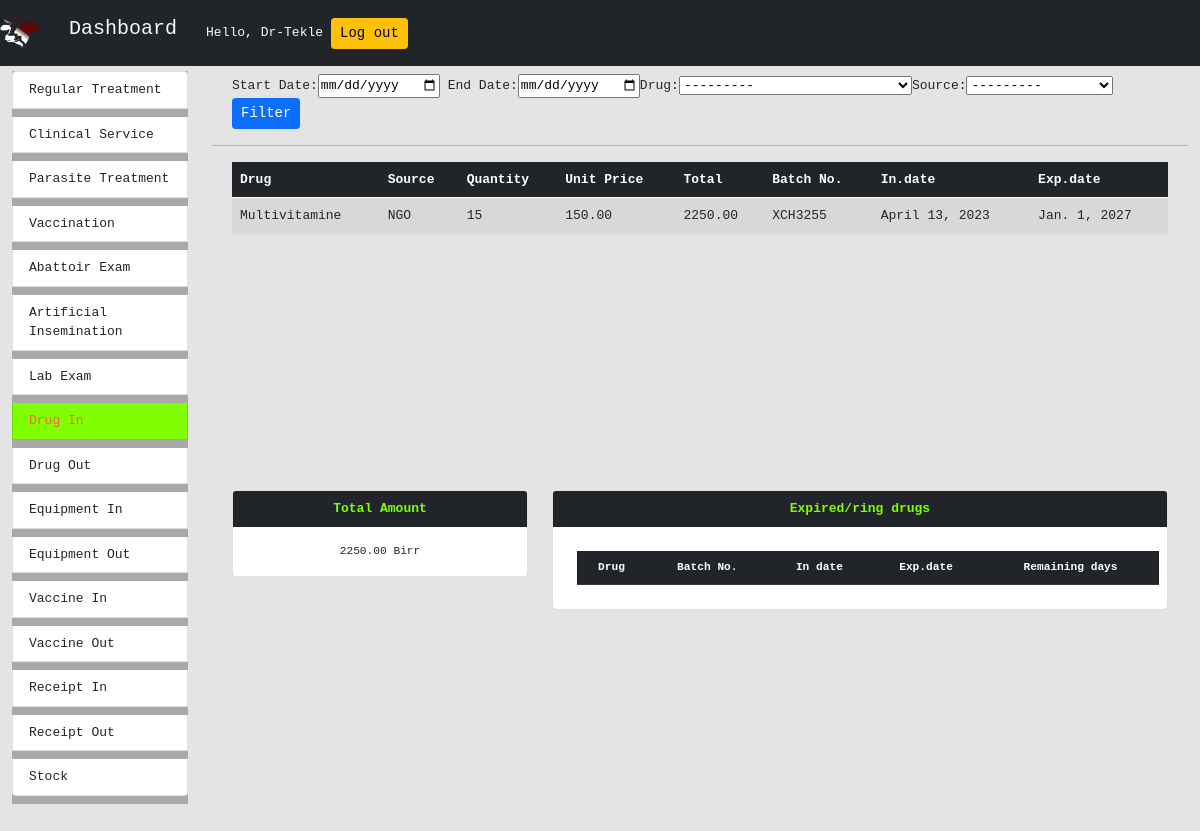
The page /dashboard/drugin_summary/ (signed in) on the database as committed earlier.
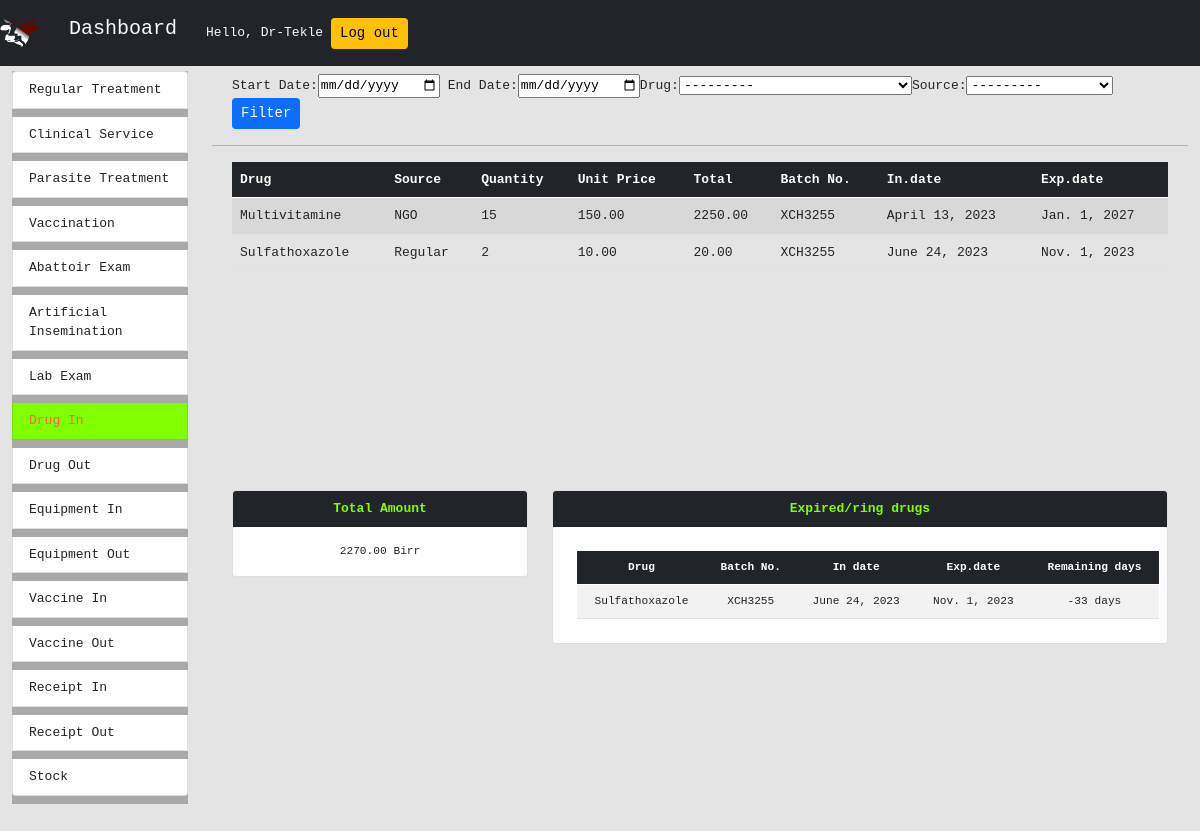
The same page on the database as committed later.
### drug_in_out/models.py (models this page shows, shortened)
class DrugIn(models.Model):
    SOURCE = [
        ("Regular", "Regular Fund"),
        ("Revolving", "Revolving Fund"),
        ("Zone", "Zone Support"),
        ("Regional", "Regional Support"),
        ("NGO", "Non-Govermental"),
        ("Other", "Other"),
    ]
    drug = models.ForeignKey(Drug, on_delete=models.PROTECT)
    source = models.CharField(max_length=50, choices=SOURCE)
    receiver = models.ForeignKey(
        User, on_delete=models.PROTECT, related_name="receiver"
    )
    dropped_by = models.CharField(max_length=100, null=True)
    quantity = models.PositiveIntegerField()
    unit_price = models.DecimalField(max_digits=8, decimal_places=2, default=000000.00)
    total = models.DecimalField(max_digits=8, decimal_places=2, default=000000.00)
    batch_number = models.CharField(max_length=100, null=False)
    date = models.DateField(auto_now=False, auto_now_add=True)
    expiration_data = models.DateField(auto_now=False, auto_now_add=False)
    remark = models.CharField(max_length=200, null=True)

### registernewuser/models.py (models this page shows, shortened)
class Drug(models.Model):
    drug_type = models.CharField(max_length=100)
    stock_price = models.DecimalField(
        max_digits=8, decimal_places=2, default=000000.00)
    dis_price = models.DecimalField(
        max_digits=8, decimal_places=2, default=000000.00)
    dis_unit = models.CharField(max_length=50,default="ML")
    stock_unit = models.CharField(max_length=50,default="BOX")
    def __str__(self):
        return self.drug_type

### dashboard/views.py (the view, shortened to what this page needs)
# urls.py: path('drugin_summary/',DrugInSummary.as_view(),name="drug_in_summary"),
class DrugInSummary(LoginRequiredMixin, View):
    login_url = "/"
    templateUrl = "dashboard/drugin_summary.html"
    def get(self, request):
        dateForm = DateRangeFrom()
        drug_typeForm = DrugTypeForm()
        drug_sourceForm = DrugSourceForm()
        in_drugs = DrugIn.objects.all()
        total = getPrice(in_drugs)
        context = {
            "in_drugs": in_drugs,
            "total_price": total,
            "dateForm": dateForm,
            "drug_typeForm": drug_typeForm,
            "drug_sourceForm": drug_sourceForm,
            "expiringDrugs": getExpiringItems(in_drugs),
        }
        return render(request, self.templateUrl, context)

### dashboard/forms.py
class DateRangeFrom(forms.Form):
    start_date = forms.DateField(label='Start Date',widget=forms.DateInput(attrs={'type':'date',
                                    'id':'start_date'}))
    end_date = forms.DateField(label='End Date',widget=forms.DateInput(attrs={'type':'date',
                                    'id':'end_date'}))

class DrugTypeForm(forms.ModelForm):
    class Meta:
        model = DrugIn
        fields = ['drug']
        widgets = {
            'drug': forms.Select(),
        }

### utils/utils.py (called while the page is built)
def getPrice(target):
    totalPrice = 0
    for v in target:
        totalPrice += v.total
    return totalPrice

def getExpiringItems(items):
    expired = {}
    today = datetime.now().date()
    for item in items:
        exp_date = item.expiration_data  # typo
        delta_days = (exp_date - today).days
        print(delta_days)
        if delta_days <= 60:
            expired[item] = f"{delta_days} days"
    return expired

### dashboard/templates/dashboard/drugin_summary.html (shortened to what this page needs)
{% extends 'dashboard/main.html' %}
{% load static %} {% block title %} Dashboard {%endblock title %}
{%block content %}
<div class="row m-2">
	<form action="" method="POST">
		{%csrf_token%} {{dateForm}}{{drug_typeForm}}{{drug_sourceForm}}
		<input type="submit" value="Filter" class="btn btn-sm btn-primary" />
	</form>
</div>
<hr />
<div class="row overflow-auto m-2" id="summary">
	<div class="col-md-12">
		<table class="table table-striped">
			<thead>
				<tr class="table-dark">
					<th scope="col">Drug</th>
					<th scope="col">Source</th>
					<th scope="col">Quantity</th>
					<th scope="col">Unit Price</th>
					<th scope="col">Total</th>
					<th scope="col">Batch No.</th>
					<th scope="col">In.date</th>
					<th scope="col">Exp.date</th>
				</tr>
			</thead>
			{% for row in in_drugs %}
			<tr>
				<td>{{row.drug.drug_type}}</td>
				<td>{{row.source}}</td>
				<td>{{row.quantity}}</td>
				<td>{{row.unit_price}}</td>
				<td>{{row.total}}</td>
				<td>{{row.batch_number}}</td>
				<td>{{row.date}}</td>
				<td>{{row.expiration_data}}</td>
			</tr>
			{% endfor %}
		</table>
	</div>
</div>
<div class="row overflow-auto m-2" id="summary-additional">
	<div class="col-md-4 col-sm-12">
		<div class="card">
			<div class="card-header bg-dark">
				Total Amount
			</div>
			<div class="card-body">
				<p class="card-text">{{total_price}} Birr</p>
			</div>
		</div>
	</div>
	<div class="col-md-8 col-sm-12 overflow-auto">
		<div class="card">
			<div class="card-header bg-dark">
				Expired/ring drugs
			</div>
			<div class="card-body">
				<table class="table table-striped m-2">
					<thead>
						<tr class="table-dark">
							<th scope="col">Drug</th>
							<th scope="col">Batch No.</th>
							<th scope="col">In date</th>
							<th scope="col">Exp.date</th>
							<th scope="col">Remaining days</th>
						</tr>
					</thead>
					{% for key,value in expiringDrugs.items %}
					<tr>
						<td>{{key.drug}}</td>
						<td>{{key.batch_number}}</td>
						<td>{{key.date}}</td>
						<td>{{key.expiration_data}}</td>
						<td>{{value}}</td>
					</tr>
					{%endfor%}
				</table>
			</div>
		</div>
	</div>
	{% endblock content %}

### dashboard/templates/dashboard/main.html (shortened to what this page needs)
<!DOCTYPE html>
<html lang="en">
	<head>
		{%load static %} {% block imports%} {%endblock imports%}
		<link
			rel="stylesheet"
			type="text/css"
			href="{% static 'dashboard/style.css'%}"
		/>
		<link
			rel="stylesheet"
			href="{% static 'registernewuser/bootstrap-5.0.0/css/bootstrap.css'%}"
		/>
	</head>
	<body id="body">
		{%include 'dashboard/navbar.html'%}
		<div class="container-fluid">
			<div class="row">
				<div class="col-md-2">{%include 'dashboard/sidebar.html'%}</div>
				<div class="col-md-10">{% block content %} {% endblock content %}</div>
			</div>
		</div>
	</body>
</html>

### dashboard/templates/dashboard/navbar.html (shortened to what this page needs)
  {% load static %}
  <nav class="navbar navbar-expand-lg navbar-dark bg-dark">
      <img src="{% static 'home/cattle_logo_2.png' %}" width="40" height="40" class="d-inline-block align-top navbar-brand" alt="">
      <a href="{%url 'dashboard:index'%}""><h1 class="navbar-brand text-light btn" id="dashboard-home">Dashboard</h1></a>
    <span id="username" class="m2 text-md text-light">Hello, {{request.user}}</span>
    <span id="logout">
      <a href="{% url 'home:logout' %}">
        <button class="btn btn-sm btn-warning m-2">Log out</button>
      </a>
    </span>
  </nav>

### dashboard/templates/dashboard/sidebar.html
{% load static %}
<div id="sidebar-wrapper">
	<ul class="list-group m-0 p-0">
		<a
			href="{% url 'dashboard:regular_treatment_summary' %}"
			class="list-group-item mb-2"
			id="sidebar-regular-treatment-summary"
		>
			Regular Treatment
		</a>
		<a
			href="{% url 'dashboard:clinical_service_summary' %}"
			class="list-group-item mb-2"
			id="sidebar-clinical-service-summary"
			>Clinical Service</a
		>
		<a
			href="{% url 'dashboard:parasite_treatment_summary' %}"
			class="list-group-item mb-2"
			id="sidebar-parasite-treatment-summary"
			>Parasite Treatment</a
		>
		<a
			href="{% url 'dashboard:vaccination_summary' %}"
			class="list-group-item mb-2"
			id="sidebar-vaccination-summary"
			>Vaccination</a
		>
		<a
			href="{% url 'dashboard:abattoir_exam_summary' %}"
			class="list-group-item mb-2"
			id="sidebar-abattoir-exam-summary"
			>Abattoir Exam</a
		>
		<a
			href="{% url 'dashboard:artificial_insemination_summary' %}"
			class="list-group-item mb-2"
			id="sidebar-ai-summary"
			>Artificial Insemination</a
		>
		<a
			href="{% url 'dashboard:lab_exam_summary' %}"
			class="list-group-item mb-2"
			id="sidebar-lab-exam-summary"
			>Lab Exam</a
		>
		<a
			href="{% url 'dashboard:drug_in_summary' %}"
			class="list-group-item mb-2"
			id="sidebar-drugin-summary"
			>Drug In</a
		>
		<a
			href="{% url 'dashboard:drug_out_summary' %}"
			class="list-group-item mb-2"
			id="sidebar-drugout-summary"
			>Drug Out</a
		>
		<a
			href="{% url 'dashboard:equipment_in_summary' %}"
			class="list-group-item mb-2"
			id="sidebar-equipmentin-summary"
			>Equipment In</a
		>
		<a
			href="{% url 'dashboard:equipment_out_summary' %}"
			class="list-group-item mb-2"
			id="sidebar-equipmentout-summary"
			>Equipment Out</a
		>
		<a
			href="{% url 'dashboard:vaccine_in_summary' %}"
			class="list-group-item mb-2"
			id="sidebar-vaccinein-summary"
			>Vaccine In</a
		>
		<a
			href="{% url 'dashboard:vaccine_out_summary' %}"
			class="list-group-item mb-2"
			id="sidebar-vaccineout-summary"
			>Vaccine Out</a
		>
		<a
			href="{% url 'dashboard:receipt_in_summary' %}"
			class="list-group-item mb-2"
			id="sidebar-receiptin-summary"
			>Receipt In</a
		>
		<a
			href="{% url 'dashboard:receipt_out_summary' %}"
			class="list-group-item mb-2"
			id="sidebar-receiptout-summary"
			>Receipt Out</a
		>
		<a
			href="{% url 'dashboard:stock_summary' %}"
			class="list-group-item mb-2"
			id="sidebar-stock-summary"
			>Stock</a
		>
	</ul>
</div>

### dashboard/static/dashboard/style.css (style rules this page uses)
#body { background-color: rgb(228, 228, 228); margin: 0; padding: 0; font-family: monospace; font-size: medium; height: 100%; width: 100%; }
#sidebar-wrapper { padding: 0px; margin-top: 5px; width: fit-content; font-family: monospace; height: wrap-content; background-color: darkgrey; }
#summary { height: 40vh; }
#summary-additional { height: 60vh; }
thead th { position: sticky; top: 0; z-index: 1; }
.card { height: fit-content; }
.card-body { text-align: center; font-size: 0.7rem; font-family: monospace; }
.card-header { font-size: medium; font-family: monospace; font-weight: bold; text-align: center; color: chartreuse; }

### dashboard/templates/dashboard/drugin_summary.html (style rules this page uses)
#sidebar-drugin-summary { background-color: chartreuse; color: tomato; }

### dashboard/templates/dashboard/navbar.html (style rules this page uses)
.navbar-brand { font-family: monospace; }

Rows that differ between the two databases and show on the page:
added DrugIn: drug.drug_type "Sulfathoxazole", source "Regular", quantity "2", unit_price "10.00", total "20.00", batch_number "XCH3255", date "June 24, 2023", expiration_data "Nov. 1, 2023", drug "Sulfathoxazole", value "-33 days"
Other text that changed with them:
{{ total_price }}: "2250.00" → "2270.00"
